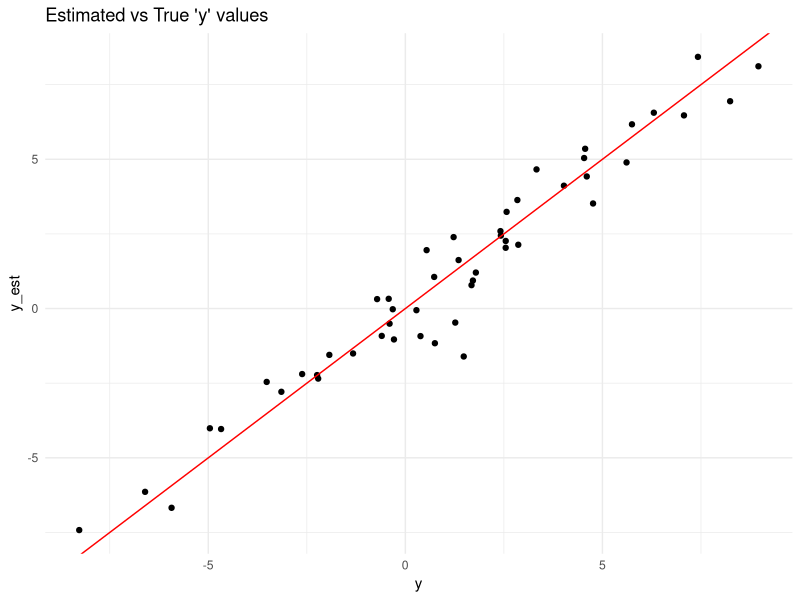

The R script that drew this image:
library(tidyverse)

family_functions <- function(family) {
  functions <- list(b = function(x){return(0)}, # canonical function
                    b_p = function(x){return(0)}, # first derivative
                    b_pp = function(x){return(0)}, # second derivative
                    
                    g = function(x){return(0)}, # link function
                    g_inv = function(x){return(0)}, # inverse link function
                    
                    h = function(x){return(0)}) # inverse mean function
  
  if(family == "gaussian") {
    
    functions$b <- function(x){return(x^2/2)}
    functions$b_p <- function(x){return(x)}
    functions$b_pp <- function(x){return(rep(1, length(x)))}
    
    functions$g <- function(x){return(x)}
    functions$g_inv <- function(x){return(x)}
    
    functions$h <- function(x){return(x)}
    
  } else if(family == "binomial") {
    
    functions$b <- function(x){return(log(1+exp(x)))}
    functions$b_p <- function(x){return(exp(x)/(1+exp(x)))}
    functions$b_pp <- function(x){return(exp(x)/(1+exp(x))^2)}
    
    functions$g <- function(x){return(exp(x)/(1+exp(x)))}
    functions$g_inv <- function(x){return(log(x/(1-x)))}
    
    functions$h <- function(x){return(log(x/(1-x)))}
    
  } else if(family == "poisson") {
    
    functions$b <- function(x){return(exp(x))}
    functions$b_p <- function(x){return(exp(x))}
    functions$b_pp <- function(x){return(exp(x))}
    
    functions$g <- function(x){return(exp(x))}
    functions$g_inv <- function(x){return(log(x))}
    
    functions$h <- function(x){return(log(x))}
    
  } else if(family == "gamma") {
    
    functions$b <- function(x){return(-log(x))}
    functions$b_p <- function(x){return(-1/x)}
    functions$b_pp <- function(x){return(1/x^2)}
    
    functions$g <- function(x){return(log(x))}
    functions$g_inv <- function(x){return(exp(x))}
    
    functions$h <- function(x){return(-1/x)}
    
  } else {
    stop("Invalid family")
  }

  return(functions)
}

# Implementing the Fisher scoring iterative method:
fisher_scoring <- function(X, y, family, beta, max_iter = 100, tol = 1e-6) {
  # Initialize the number of observations
  n <- nrow(X)
  if(length(y) != n) {
    stop("The length of the response vector is not equal to the number of observations")
  }
  
  # Initialize the number of predictors
  p <- ncol(X)
  if(length(beta) != p) {
    stop("The length of the beta vector is not equal to the number of predictors")
  }
  
  # Initialize the weights
  w <- rep(1, n)
  
  # Get the family functions
  functions <- family_functions(family)
  
  b <- functions$b
  b_p <- functions$b_p
  b_pp <- functions$b_pp
  g <- functions$g
  g_inv <- functions$g_inv
  h <- functions$h
  
  # Initialize the iteration counter
  iter <- 0
  # Initialize the difference between the current and previous beta
  diff_beta <- Inf
  # Initialize the beta vector
  beta_new <- beta
  
  # Start the iteration
  while(iter < max_iter & diff_beta > tol) {
    iter <- iter + 1
    print(str_glue("Iteration: {iter} out of {max_iter}"))

    # Store the current beta
    beta_old <- beta_new
    # Compute the linear predictor
    eta <- X %*% beta_old
    # Compute the mean
    mu <- g_inv(eta)
    # Compute the canonical parameter
    theta <- h(mu)
    
    # Compute the weights
    w <- b_pp(theta)
    # Compute the diagonal weight matrix
    W <- diag(w)
    
    # print(str_glue("Dimensions: n = {n}, p = {p}, mu = {length(mu)}, theta = {length(theta)}, w = {length(w)}, W1 = {nrow(W)}, W2 = {ncol(W)}"))
    

    # Compute the gradient
    gradient <- t(X) %*% (y - mu)
    # Compute the Hessian
    hessian <- t(X) %*% W %*% X
    
    # Compute the update
    update <- solve(hessian) %*% gradient
    print("Hessian")
    print(hessian)
    
    print("Gradient")
    print(gradient)
    
    print("Update")
    print(update)
    # Update the beta vector
    beta_new <- beta_old + update
    
    # Compute the difference between the current and previous beta
    diff_beta <- sum((update)^2)
    print(str_glue("Norm squared of the update: {diff_beta}"))
  }
  
  str_glue("The algorithm converged after {iter} iterations") %>% print()
  return(beta_new)
}

set.seed(123)
# Test the functions
beta <- c(1, 2, -3)

p <- length(beta)
n <- 50

X <- matrix(rnorm(n*p), ncol = p)

y <- X %*% beta + rnorm(n, sd = 1)

beta_est <- fisher_scoring(X, y, "gaussian", rep(0, p))


functions <- family_functions("gaussian")

b <- functions$b
b_p <- functions$b_p
b_pp <- functions$b_pp
g <- functions$g
g_inv <- functions$g_inv
h <- functions$h

y_est <- g_inv(X %*% beta_est)

# Compare the estimated and true 'y' values:
p <- ggplot() +
  geom_point(aes(x = y, y = y_est)) +
  geom_abline(intercept = 0, slope = 1, color = "red") +
  labs(title = "Estimated vs True 'y' values") +
  theme_minimal()

print(p)

